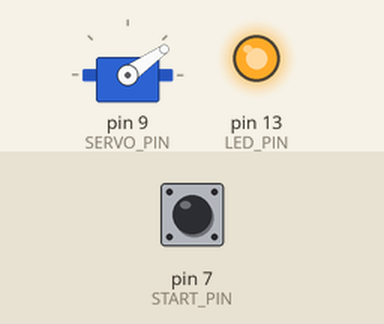
This sketch was run on a simulated Arduino Uno, built with avr-gcc and run on an emulated ATmega328P. On the bench: servo, output pins drawn as LEDs (lit = HIGH). The test bench sets the inputs (shaded band); at power-on: pin 7 (START_PIN) HIGH.

Above: at 2.1 s.
At 4.8 s:
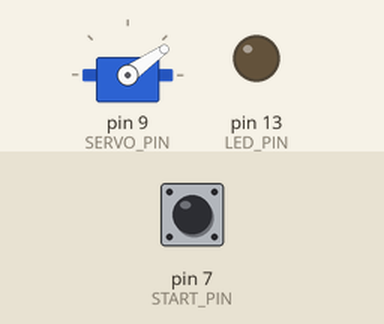
4.9 s: pin 7 (START_PIN) pulled LOW for 2.35 s
At 5.4 s:
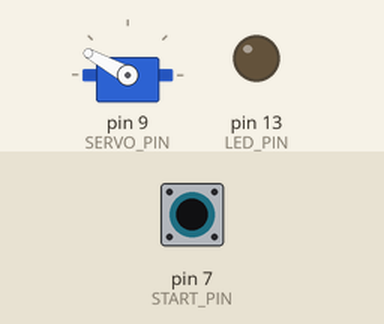
Timing chart, 0 to 14.7 s (numbered marks = the images above; inputs shaded):
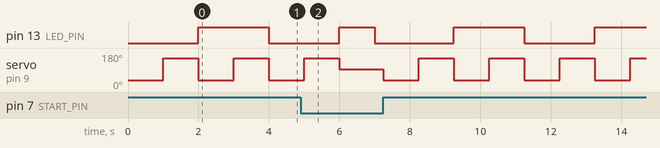

The sketch:

main.ino
```cpp
#include <Servo.h>

//#define SERVO_WRITE write
//#define MIN_POSITION 0
//#define MAX_POSITION 180

#define SERVO_WRITE writeMicroseconds
//#define MIN_POSITION 1000
//#define MAX_POSITION 2000
#define MIN_POSITION 1000-500
#define CENTER_POSITION 1500
#define MAX_POSITION 2000+500

// Amount subtracted from the min/max end points.
//#define SUB_POSITION 300 // bad, clicks
//#define SUB_POSITION 500 // good, but limited range
#define SUB_POSITION 400

#define LED_PIN 13
#define SERVO_PIN 9
#define START_PIN 7
//#define SERVO_DELAY 15
//#define SERVO_STEP 10
#define SERVO_STEP 2000
#define SERVO_DELAY 1000

Servo myservo;  // create servo object to control a servo
                // a maximum of eight servo objects can be created

int pos = 0;    // variable to store the servo position

unsigned long last_blink = 0;

void setup() {

    pinMode(START_PIN, INPUT_PULLUP); // default HIGH, when button on pulled LOW
    pinMode(LED_PIN, OUTPUT);
    myservo.attach(SERVO_PIN);  // attaches the servo on pin 9 to the servo object
    // On standard servos a parameter value of 1000 is fully counter-clockwise, 2000 is fully clockwise, and 1500 is in the middle.
}


void loop() {

    if(millis() - last_blink >= 1000){
        digitalWrite(13, !digitalRead(13)); // Toggle LED.
        last_blink = millis();
    }

    if(digitalRead(START_PIN)){
        for(pos = MIN_POSITION+SUB_POSITION; pos < MAX_POSITION-SUB_POSITION; pos += SERVO_STEP)  // goes from 0 degrees to 180 degrees
        {                                  // in steps of 1 degree
            myservo.SERVO_WRITE(pos);              // tell servo to go to position in variable 'pos'
            delay(SERVO_DELAY);                       // waits 15ms for the servo to reach the position
        }
        for(pos = MAX_POSITION-SUB_POSITION; pos >= MIN_POSITION+SUB_POSITION; pos -= SERVO_STEP)     // goes from 180 degrees to 0 degrees
        {
            myservo.SERVO_WRITE(pos);              // tell servo to go to position in variable 'pos'
            delay(SERVO_DELAY);                       // waits 15ms for the servo to reach the position
        }
    }else{
        myservo.SERVO_WRITE(CENTER_POSITION);
    }

}
```
